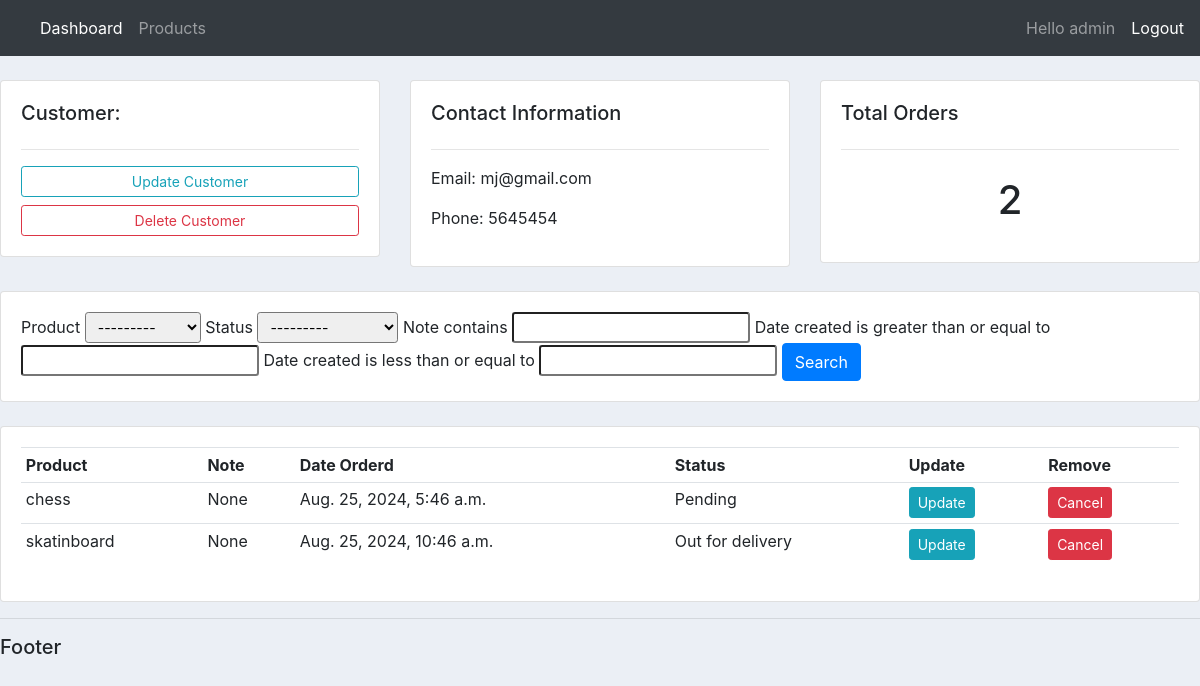
/customers/2/ (signed in), run on the app's committed database.
### accounts/models.py (models this page shows, shortened)
class Customer(models.Model):
    user = models.OneToOneField(User, null=True,blank=True, on_delete=models.CASCADE)
    name = models.CharField(max_length=200, null=True)
    phone = models.CharField(max_length=200, null=True)
    email = models.CharField(max_length=200, null=True)
    profile_pic = models.ImageField(default = "wllcave.png",null=True, blank=True)
    date_created = models.DateTimeField(auto_now_add=True, null=True)

class Order(models.Model):
    STATUS = (
        ('Pending', 'Pending'),
        ('Out for delivery', 'Out for delivery'),
        ('Delivered', 'Delivered'),
    )
    Customer = models.ForeignKey(Customer, null=True, on_delete=models.SET_NULL)
    product = models.ForeignKey(Product, null=True, on_delete=models.SET_NULL)
    date_created = models.DateTimeField(auto_now_add=True, null=True)
    status = models.CharField(max_length=200, null=True, choices=STATUS)
    note = models.CharField(max_length=1000, null=True)

class Product(models.Model):
    CATEGORY = (
        ('Indoor', 'Indoor'),
        ('Outdoor', 'Outdoor'),
    )
    name = models.CharField(max_length=200, null=True)
    price = models.FloatField(null=True)
    category = models.CharField(max_length=200, null=True, choices=CATEGORY)
    description = models.TextField(max_length=200, null=True, blank=True)
    date_created = models.DateTimeField(auto_now_add=True, null=True)
    def __str__(self):
        return self.name

### accounts/decorators.py (the view)
        def wrapper_func(request, *args, **kwargs):
            group = None
            if request.user.groups.exists():
                group = request.user.groups.all()[0].name
            if group in allowed_roles:
                return view_func(request, *args, **kwargs)
            else:
                return HttpResponse("You are not authorized to view this page")

### accounts/views.py (called while the page is built)
@login_required(login_url='login')
@allowed_users(allowed_roles=['admin'])
def customers(request,pk):
    customer = Customer.objects.get(id=pk)
    orders = customer.order_set.all()
    order_count = orders.count()
    my_filter = OrderFilter(request.GET, queryset=orders)
    orders = my_filter.qs
    context = {'customer':customer, 'orders':orders, 'order_count':order_count, 'my_filter':my_filter}
    return render(request, 'accounts/customer.html', context)

### accounts/templates/accounts/customer.html
{% extends 'accounts/main.html' %}
{% block content %}
{% load widget_tweaks %}
<br>
<div class="row">
	<div class="col-md">
		<div class="card card-body">
			<h5>Customer:</h5>
			<hr>
			<a class="btn btn-outline-info  btn-sm btn-block" href="">Update Customer</a>
			<a class="btn btn-outline-danger  btn-sm btn-block" href="">Delete Customer</a>
		</div>
	</div>
	<div class="col-md">
		<div class="card card-body">
			<h5>Contact Information</h5>
			<hr>
			<p>Email: {{customer.email}} </p>
			<p>Phone:  {{customer.phone}}</p>
		</div>
	</div>
	<div class="col-md">
		<div class="card card-body">
			<h5>Total Orders</h5>
			<hr>
			<h1 style="text-align: center;padding: 10px">{{order_count}}</h1>
		</div>
	</div>
</div>
<br>
<div class="row">
	<div class="col">
		<div class="card card-body">
			<form method="get">
		    {% for field in my_filter.form %}
		    	{{field.label}}
		    	{{field|add_class:'form-control-sm'}}
		    {% endfor %}
		    <button class="btn btn-primary" type="submit">Search</button>
		  </form>
		</div>
	</div>
</div>
<br>
<div class="row">
	<div class="col-md">
		<div class="card card-body">
			<table class="table table-sm">
				<tr>
					<th>Product</th>
					<th>Note</th>
					<th>Date Orderd</th>
					<th>Status</th>
					<th>Update</th>
					<th>Remove</th>
				</tr>
				{% for order in orders %}
					<tr>
						<td>{{order.product}} </td>
						<td>{{order.note}} </td>
						<td>{{order.date_created}} </td>
						<td>{{order.status}} </td>
						<td><a class="btn btn-sm btn-info" href="{% url 'update_order' order.id %} ">Update</a></td>
						<td><a class="btn btn-sm btn-danger" href="{% url 'delete_order' order.id %}">Cancel</a></td>
					</tr>
				{% endfor %}
			</table>
		</div>
	</div>
</div>
{% endblock %}

### accounts/templates/accounts/navbar.html (shortened to what this page needs)
{% load static %}
<nav class="navbar navbar-expand-lg navbar-dark bg-dark">
  <div class="collapse navbar-collapse" id="navbarSupportedContent">
    <ul class="navbar-nav mr-auto">
      {% if request.user.is_staff %}
      <li class="nav-item active">
        <a class="nav-link" href="{% url 'dashboard' %}">Dashboard</a>
      </li>
      <li class="nav-item">
        <a class="nav-link" href="{% url 'products' %}">Products</a>
      </li>
      {% endif %}
    </ul>
    <span class="navbar-text ml-auto">
      Hello {{ request.user }}
    </span>
    <span class="navbar-text ml-3">
      <a href="{% url 'logout' %}">Logout</a>
    </span>
  </div>
</nav>

### static/css/main.css (style rules this page uses)
body { background-color: #ebeff5; }

### data on the page
Customer: email "mj@gmail.com", phone "5645454"
Order: product "chess", note "None", date_created "Aug. 25, 2024, 5:46 a.m.", status "Pending"
Order: product "skatinboard", note "None", date_created "Aug. 25, 2024, 10:46 a.m.", status "Out for delivery"

### other printed values
{{ request.user }} "admin"
{{ order_count }} "2"
{{ field.label }} "Product" "Status" "Note contains" "Date created is greater than or equal to" "Date created is less than or equal to"
